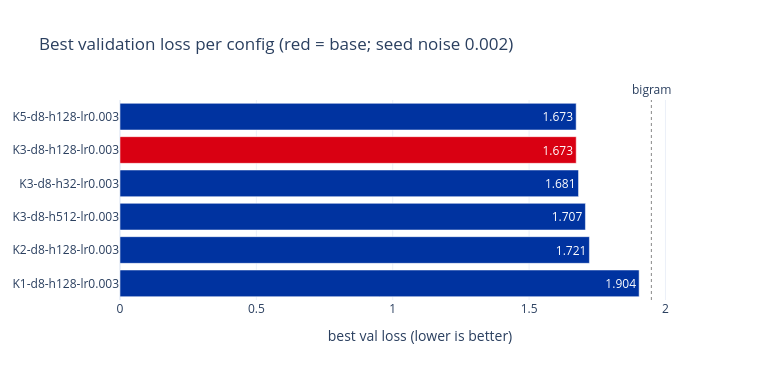

The cell this chart's notebook holds for it:
### Code cell
fig = go.Figure(go.Bar(
    x=[r[2] for r in leaderboard], y=[cfg_label(r[0]) for r in leaderboard], orientation="h",
    marker_color=[RED if r[0] == base else BLUE for r in leaderboard],
    text=[f"{r[2]:.3f}" for r in leaderboard], textposition="inside",
    insidetextanchor="end", textfont=dict(color="white")))
fig.add_vline(x=bigram_loss, line=dict(color=GRAY, dash="dot", width=1),
              annotation_text="bigram", annotation_position="top")
fig.update_layout(title=f"Best validation loss per config (red = base; seed noise {noise:.3f})",
                  xaxis=dict(title="best val loss (lower is better)", range=[0, 2.2]),
                  yaxis=dict(autorange="reversed"),
                  width=780, height=380, template="plotly_white", margin=dict(r=60))
fig.show()

### Figure 1 — Plotly figure (JSON) as saved in the notebook; plotly's stock layout.template omitted (floating-point values rounded to 4 significant figures)
{"data": [{"insidetextanchor": "end", "marker": {"color": ["#0033A0", "#D90012", "#0033A0", "#0033A0", "#0033A0", "#0033A0"]}, "orientation": "h", "text": ["1.673", "1.673", "1.681", "1.707", "1.721", "1.904"], "textfont": {"color": "white"}, "textposition": "inside", "type": "bar", "x": [1.673, 1.673, 1.681, 1.707, 1.721, 1.904], "y": ["K5-d8-h128-lr0.003", "K3-d8-h128-lr0.003", "K3-d8-h32-lr0.003", "K3-d8-h512-lr0.003", "K2-d8-h128-lr0.003", "K1-d8-h128-lr0.003"]}], "layout": {"annotations": [{"showarrow": false, "text": "bigram", "x": 1.948, "xanchor": "center", "xref": "x", "y": 1, "yanchor": "bottom", "yref": "y domain"}], "height": 380, "margin": {"r": 60}, "shapes": [{"line": {"color": "#888888", "dash": "dot", "width": 1}, "type": "line", "x0": 1.948, "x1": 1.948, "xref": "x", "y0": 0, "y1": 1, "yref": "y domain"}], "title": {"text": "Best validation loss per config (red = base; seed noise 0.002)"}, "width": 780, "xaxis": {"range": [0, 2.2], "title": {"text": "best val loss (lower is better)"}}, "yaxis": {"autorange": "reversed"}}}
